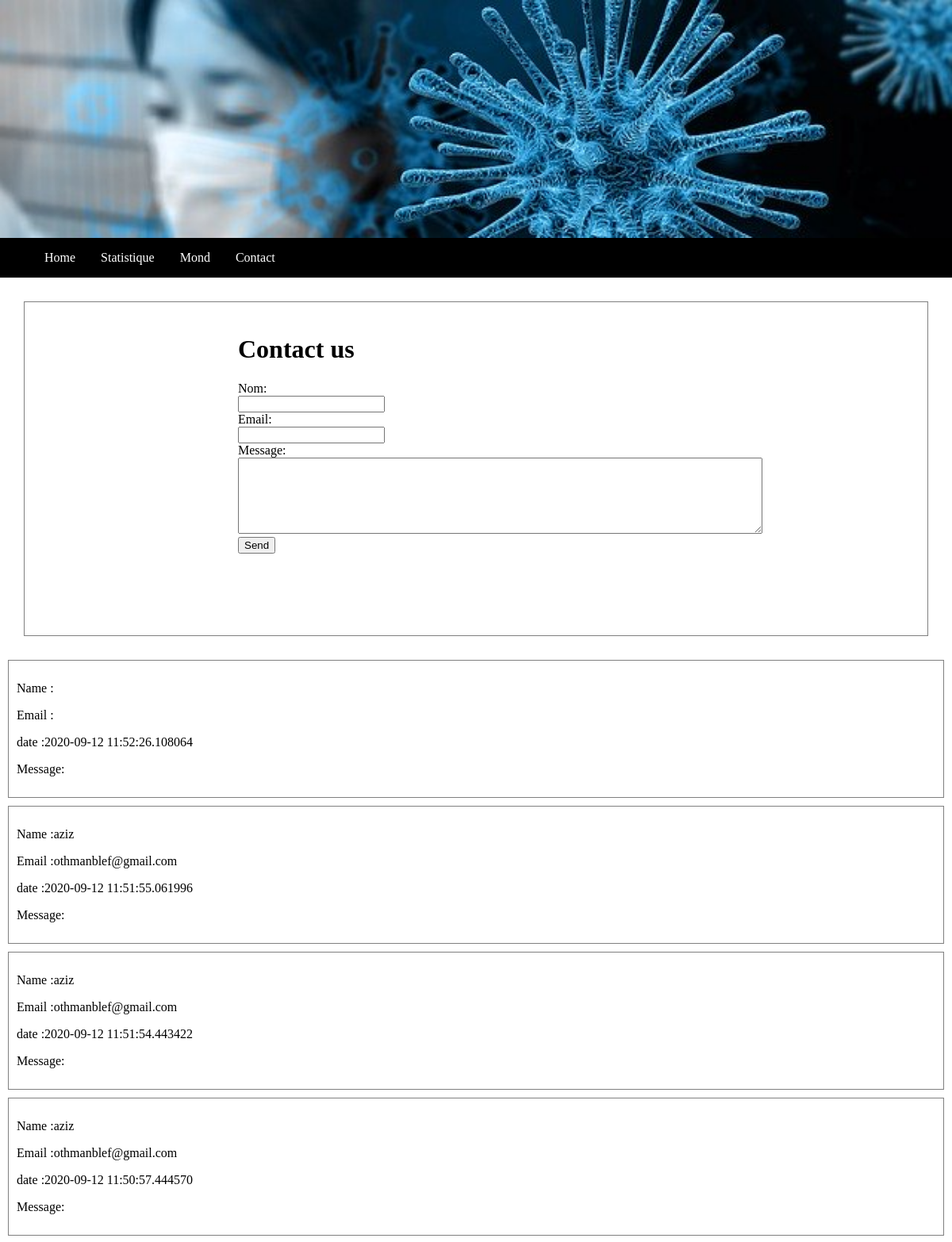
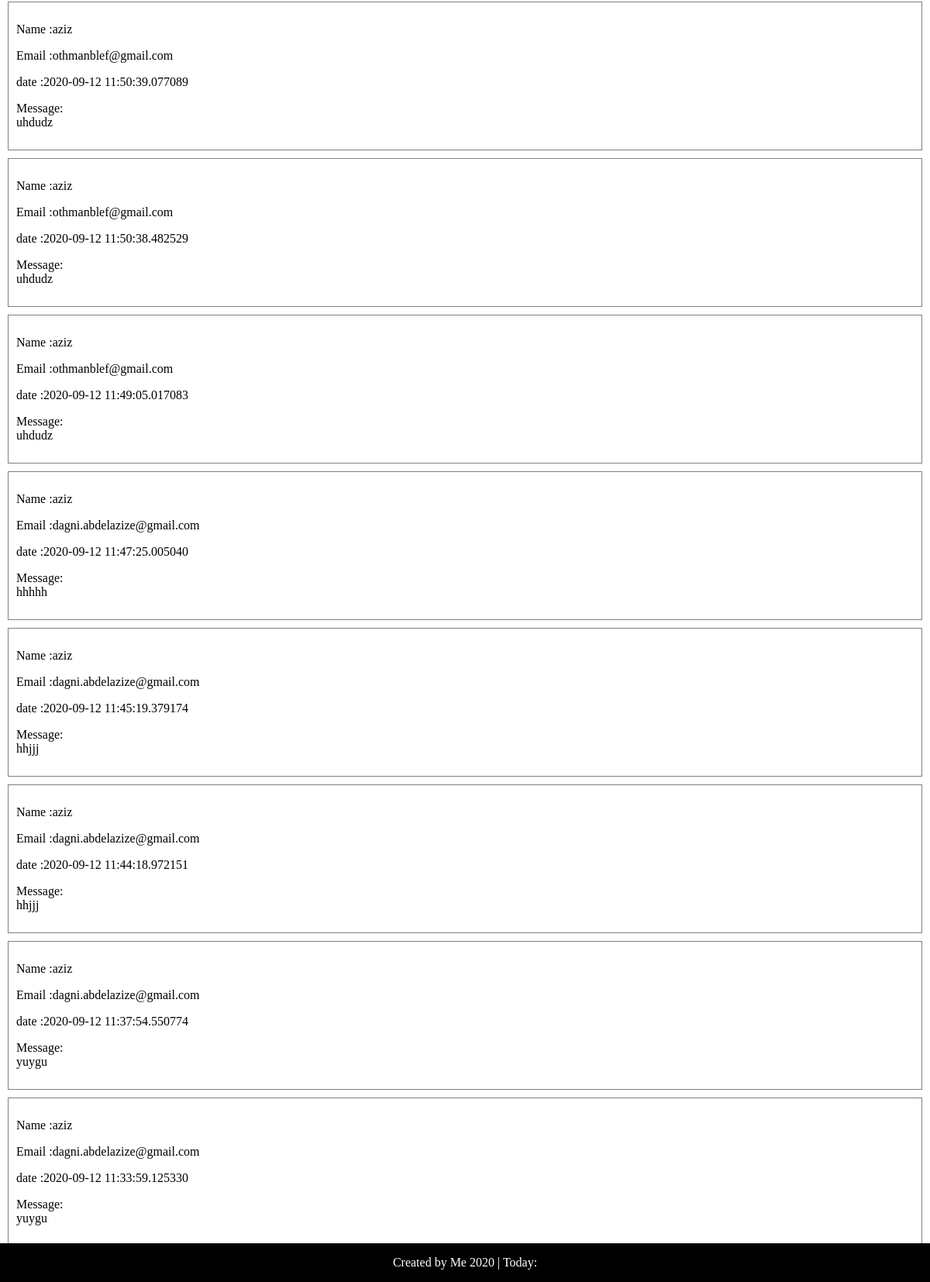
/contact, run on an earlier commit of the app's database (2 pictures, top to bottom).
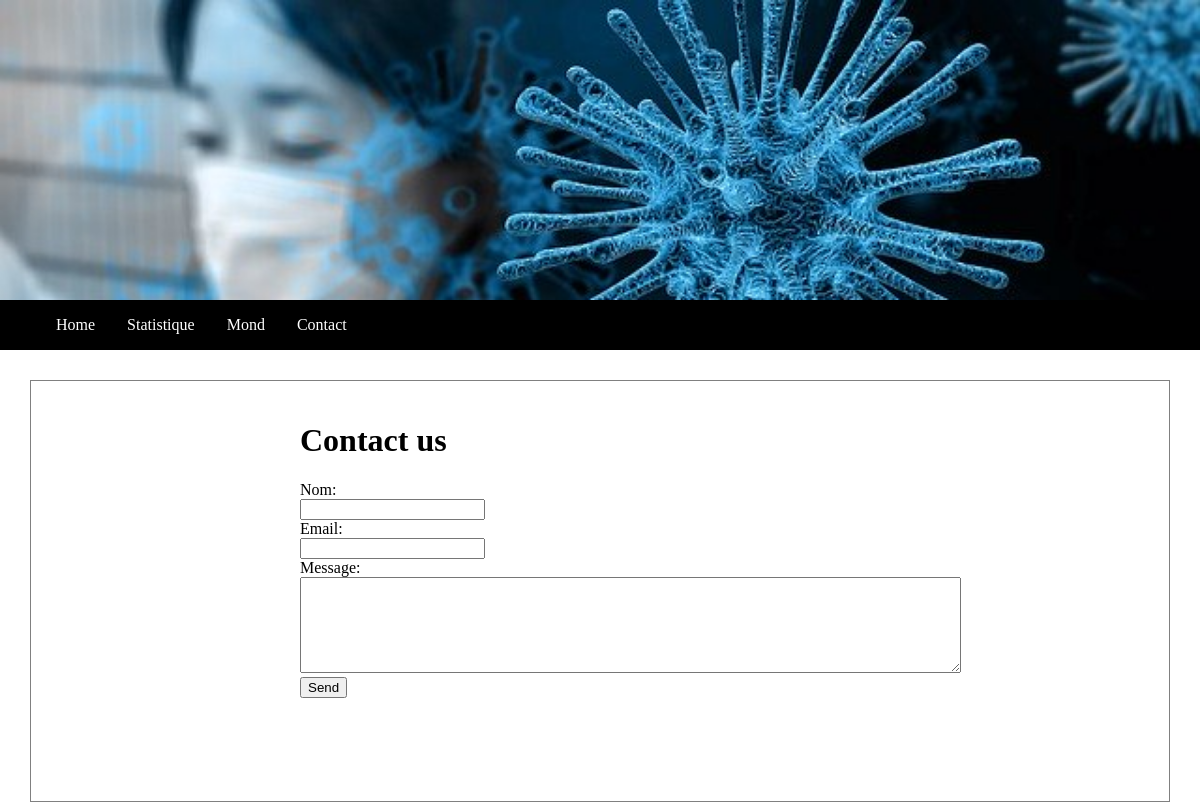
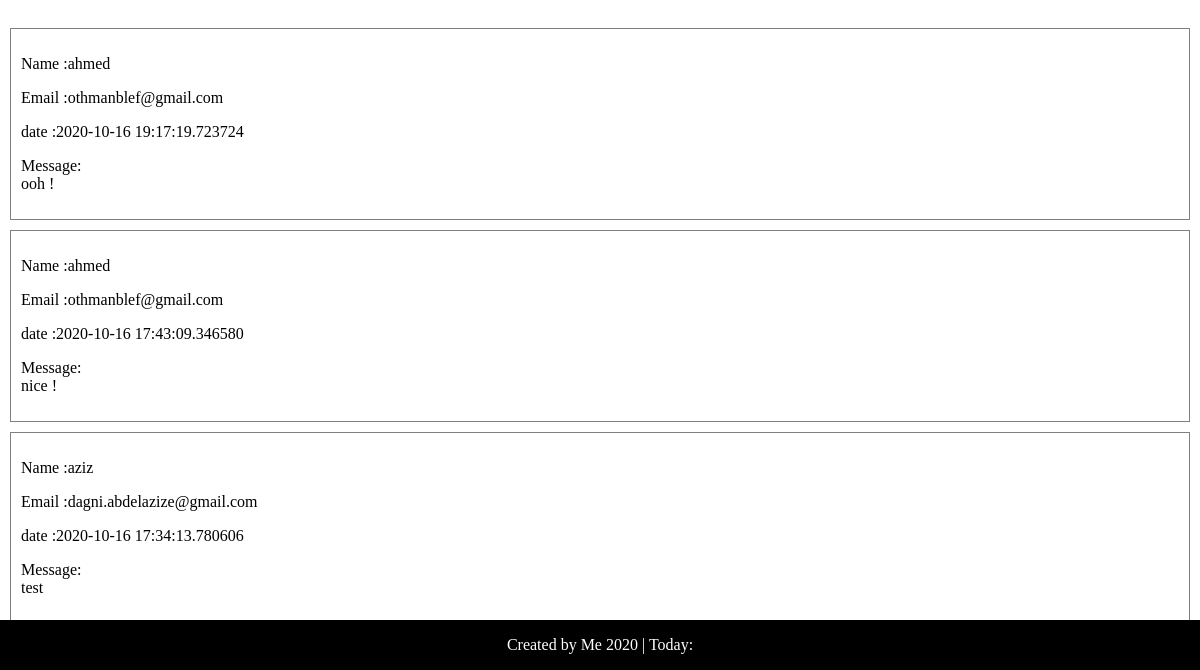
And on a later commit of the database (2 pictures, top to bottom).
### server.py (models this page shows)
class Message(db.Model):
    id=db.Column(db.Integer,primary_key=True)
    nom=db.Column(db.String(20),nullable=False)
    mdate=db.Column(db.DateTime,default=datetime.datetime.utcnow,nullable=False)
    message=db.Column(db.Text,nullable=False)
    email=db.Column(db.String(20),nullable=False)

### server.py (the view, shortened to what this page needs)
@app.route("/contact",methods=['GET','POST'])
def contact():
    valid=False
    messages=Message.query.all()
    messages.reverse()
    return  render_template("contact.html",valid=valid,messages=messages)

### templates/contact.html (shortened to what this page needs)
{% extends "base.html" %}
{% block content%}
    <div>
            <div class='contactForm'>
                <form action="/contact" method="POST" enctype="multipart/form-data" id="myform">
                    <h1>Contact us</h1>
                    <label for="nom">Nom:</label><br>
                    <input type="text" id="nom" name="nom"><br>
                    <label for="email">Email:</label><br>
                    <input type="email" id="email" name="email"><br>
                    <label for="message">Message:</label><br>
                    <textarea name="message" id="message" cols="80" rows="6"></textarea><br>
                    <input type="submit" value="Send">
                </form>
            </div>
            {% for msg in messages %}
            <div class='msg'>
                <p>Name :{{msg.nom}}</p>
                <p>Email :{{msg.email}}</p>
                <p>date :{{msg.mdate}}</p>
                <p>Message:<br/>{{msg.message}}</p>
            </div>
            {% endfor %}
    </div>
    <br>
    <br>
{% endblock content%}

### templates/base.html (shortened to what this page needs)
<!DOCTYPE html>
<html lang="en">
<head>
    <link rel="stylesheet" href="/static/css/style.css">
</head>
<body>
    <header >
        <div class="headerImage"></div>
    </header>
    <div id="nav">
        <ul>
            <li><a href="/">Home</a></li>
            <li><a href="/Statistique">Statistique</a></li>
            <li><a href="/mond">Mond</a></li>
            <li><a href="/contact">Contact</a></li>
        </ul>
    </div>
    {% block content %}
    {% endblock content %}
    <footer>
       <p class="footerText"> Created by Me 2020 |  Today: {{ today }} </p>
    </footer>
</body>
</html>

### static/css/style.css (style rules this page uses)
body { margin: 0px; }
.headerImage { background-image: url("/static/images/coronavirus.jpg"); height: 300px; background-size: cover; background-repeat: no-repeat; }
ul { list-style-type: none; background-color: black; overflow: hidden; margin: 0px; position: sticky; top: 0px; }
footer { background-color: black; position: fixed; bottom: 0px; width: 100vw; }
li { float: left; }
li a { display: block; padding: 16px; color: white; text-decoration:none; }
.footerText { color: white; text-align: center; }
#myform { width: 600px; padding: 10px; border-radius: 20px; margin: 0px auto; }
.msg { margin: 10px; border: 1px solid gray; padding: 10px; }
.contactForm { height: 400px; margin: 30px; border: 1px solid gray; padding: 10px; }
#nav { position: sticky; top:0px; z-index: 20; }

What changed in the data, as far as the page shows it:
removed Message: mdate "2020-09-12 11:52:26.108064"
removed Message: nom "aziz", email "othmanblef@gmail.com", mdate "2020-09-12 11:51:55.061996"
removed Message: nom "aziz", email "othmanblef@gmail.com", mdate "2020-09-12 11:51:54.443422"
removed Message: nom "aziz", email "othmanblef@gmail.com", mdate "2020-09-12 11:50:57.444570"
removed Message: nom "aziz", email "othmanblef@gmail.com", mdate "2020-09-12 11:50:39.077089", message "uhdudz"
removed Message: nom "aziz", email "othmanblef@gmail.com", mdate "2020-09-12 11:50:38.482529", message "uhdudz"
removed Message: nom "aziz", email "othmanblef@gmail.com", mdate "2020-09-12 11:49:05.017083", message "uhdudz"
removed Message: nom "aziz", email "dagni.abdelazize@gmail.com", mdate "2020-09-12 11:47:25.005040", message "hhhhh"
removed Message: nom "aziz", email "dagni.abdelazize@gmail.com", mdate "2020-09-12 11:45:19.379174", message "hhjjj"
changed Message: nom "aziz" → "ahmed"; email "dagni.abdelazize@gmail.com" → "othmanblef@gmail.com"; mdate "2020-09-12 11:44:18.972151" → "2020-10-16 19:17:19.723724"; message "hhjjj" → "ooh !"
changed Message: nom "aziz" → "ahmed"; email "dagni.abdelazize@gmail.com" → "othmanblef@gmail.com"; mdate "2020-09-12 11:37:54.550774" → "2020-10-16 17:43:09.346580"; message "yuygu" → "nice !"
changed Message "aziz": mdate "2020-09-12 11:33:59.125330" → "2020-10-16 17:34:13.780606"; message "yuygu" → "test"
